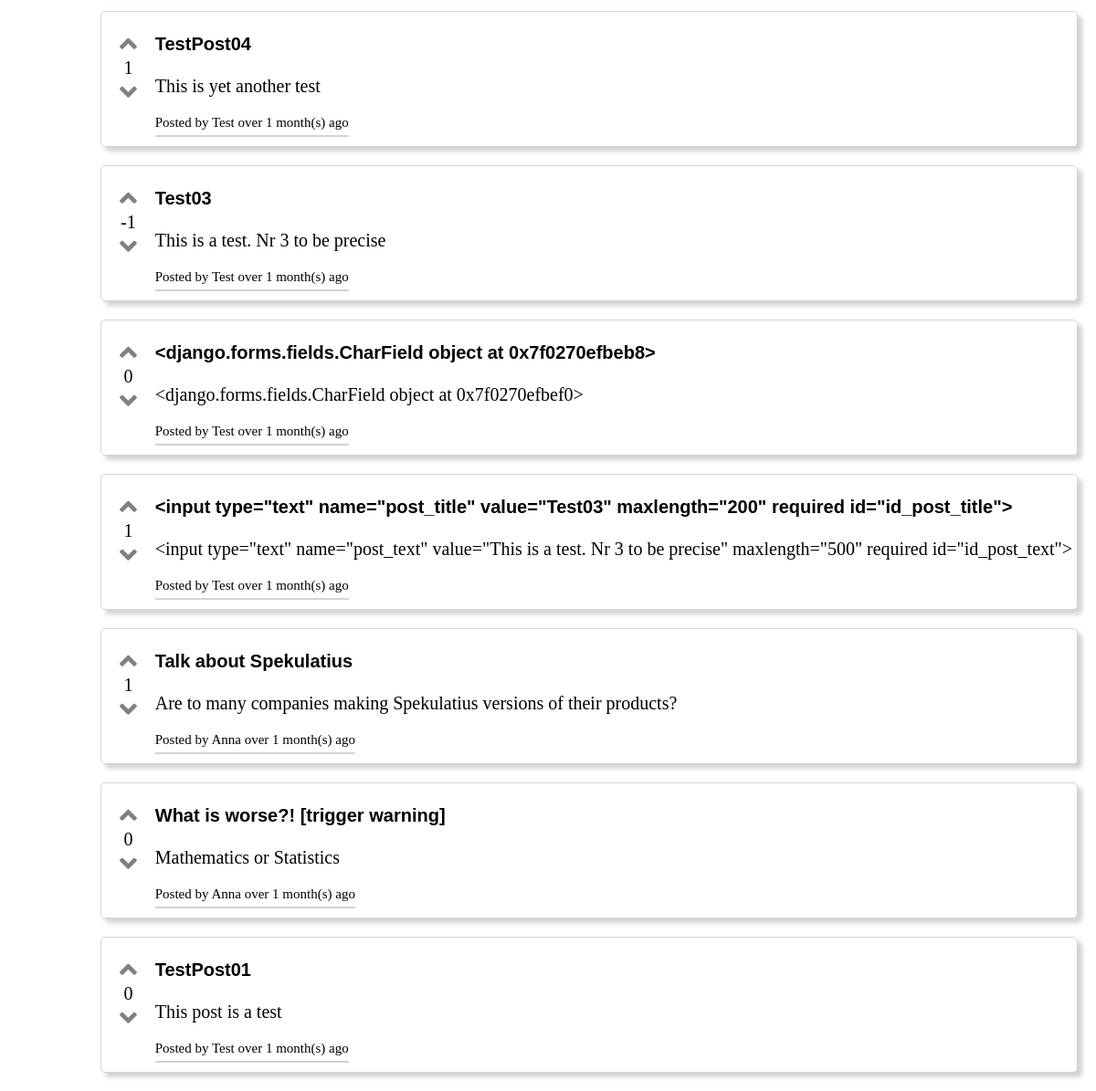
Page /post/ (lower part) on the earlier database version.
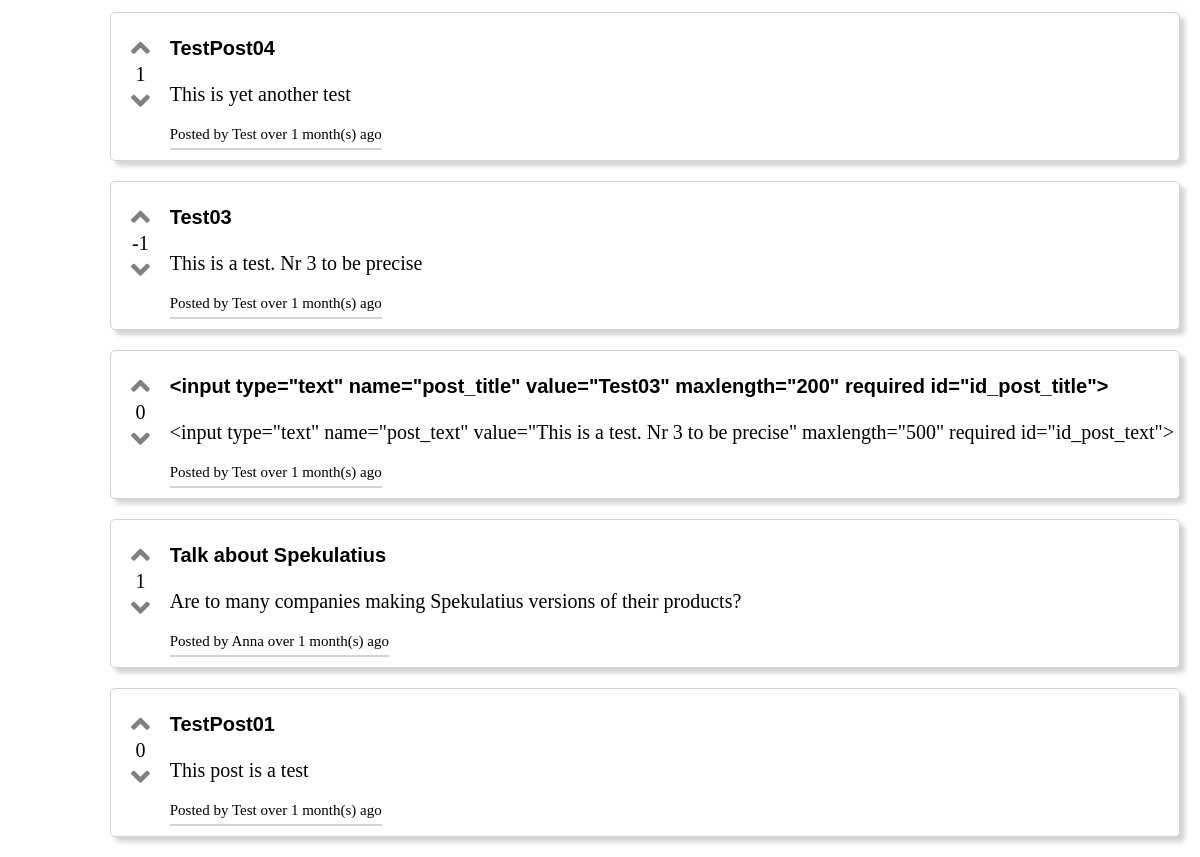
Same page on the later database version.
### posts/models.py (models this page shows, shortened)
class Post(models.Model):
    creator = models.ForeignKey(User, on_delete=models.DO_NOTHING, default=0)
    post_title = models.CharField(max_length=200)
    post_text = models.CharField(max_length=500)
    pub_date = models.DateTimeField('date published')
    up_votes_list = models.ManyToManyField(User, related_name='vote_list', blank=True)
    down_votes_list = models.ManyToManyField(User, related_name='down_votes_list', blank=True)
    post_image = models.ImageField(blank=True)
    def up_vote_count(self):
        return self.up_votes_list.count()
    def down_vote_count(self):
        return self.down_votes_list.count()
    def pub_date_printable(self):
        if timezone.now().year - self.pub_date.year > 0:
            return "over " + str(timezone.now().year - self.pub_date.year) + " year(s) ago"
        if timezone.now().month - self.pub_date.month > 0:
            return "over " + str(timezone.now().month - self.pub_date.month) + " month(s) ago"
        if timezone.now().day - self.pub_date.day > 6:
            return str(int(timezone.now().day - self.pub_date.day / 7)) + " week(s) ago"
        if timezone.now().day - self.pub_date.day > 0:
            return str(timezone.now().day - self.pub_date.day) + " day(s) ago"
    def vote_difference(self):
            return self.up_vote_count() - self.down_vote_count()

### posts/views.py (the view)
# urls.py: path('', views.index, name='index'),
def index(request):
    latest_posts_list = Post.objects.order_by('-pub_date')[:30]
    context = {
        'post_list': latest_posts_list,
    }
    return render(request, 'index.html', context)

### posts/templates/index.html (shortened to what this page needs)
{% extends "base_generic.html" %}
{% block content %}
    {% if post_list %}
        {% load static %}
        <link rel="stylesheet" href="{% static 'css/postStyle.css' %}">
        <ul id="posts">
            {% for post in post_list %}
                <li id="post_content" onclick=window.location.href="{% url 'posts:detail' post.id %}">
                    <div class="voting-section">
                        <a class="fas fa-angle-up like" id="like_{{ forloop.counter }}"
                           href="{% url 'posts:vote' post.id %}"></a>
                        <div class="score likes">{{ post.vote_difference }}</div>
                        <a class="fas fa-angle-down  dislike" id="dislike_{{ forloop.counter }}"
                           href="{% url 'posts:down_vote' post.id %}"></a>
                    </div>
                    <div class="link">
                        <h3>{{ post.post_title }}</h3>
                        <a href="{% url 'posts:detail' post.id %}" class="text">{{ post.post_text }}</a>
                        <div class="information ">
                            <a class="profillink"href="{% url 'users:profile' post.creator %}">Posted by {{ post.creator }} {{ post.pub_date_printable }}</a>
                        </div>
                    </div>
                </li>
            {% endfor %}
        </ul>
    {% else %}
        <p>No posts are available.</p>
    {% endif %}
{% endblock %}

Differences in the rows shown:
removed Post: vote_difference "0", post_title "<django.forms.fields.CharField object at 0x7f0270efbeb8>", post_text "<django.forms.fields.CharField object at 0x7f0270efbef0>", creator "Test", pub_date_printable "over 1 month(s) ago"
removed Post: vote_difference "0", post_title "What is worse?! [trigger warning]", post_text "Mathematics or Statistics", creator "Anna", pub_date_printable "over 1 month(s) ago"
computed for Post (number 3 of 5 on the later page): vote_difference "1" → "0"
